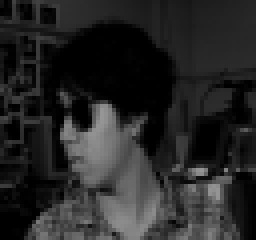
#> input picture faces/an2i/an2i_right_sad_sunglasses_2.png, 64 x 60 px (shown 4 times larger); its folder holds only this picture in this run
$ python brightness_batch.py
#> lines starting #> are read from the running program, lines starting #| are printed output that depends on the picture
import cv2
import os
from glob import glob


root_dir = 'faces'

# Define the brightness change percentage
brightness_percentage = 50


brightness_factor = 1 + (brightness_percentage / 100.0)


for filepath in glob(os.path.join(root_dir, '**', '*.png'), recursive=True):

    image = cv2.imread(filepath)
#> image is the input picture: shape (60, 64, 3); min 0, max 150, mean 38.4
    if image is None:
        print(f"Could not read {filepath}. Skipping...")
        continue


    brightened_image = cv2.convertScaleAbs(image, alpha=brightness_factor, beta=0)
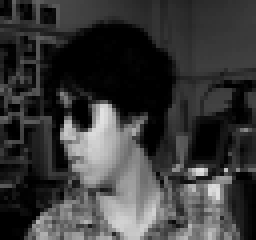
#> brightened_image: shape (60, 64, 3) (shown 4 times larger); min 0, max 225, mean 57.7


    original_folder = os.path.basename(os.path.dirname(filepath))
    output_dir = os.path.join(os.path.dirname(filepath), f'{original_folder}_{brightness_percentage}_percent')
    os.makedirs(output_dir, exist_ok=True)


    original_filename = os.path.splitext(os.path.basename(filepath))[0]
    new_filename = f"{original_filename}_{brightness_percentage}_percent.png"
    save_path = os.path.join(output_dir, new_filename)

    # Save the brightened image
    cv2.imwrite(save_path, brightened_image)
    print(f"Processed and saved: {save_path}")
#> pass 2 of the loop `for filepath in glob(os.path.join(root_dir, '**', '*.png'), recursive=..`:
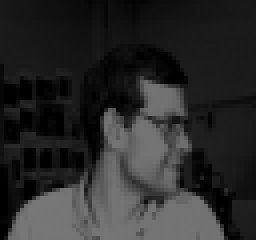
#> input picture faces/at33/at33_left_angry_open_2.png, 64 x 60 px (shown 4 times larger)
#> image is the input picture: shape (60, 64, 3); min 0, max 120, mean 42.2
#> `brightened_image = cv2.convertScaleAbs(image, alpha=brightness_factor,..`:
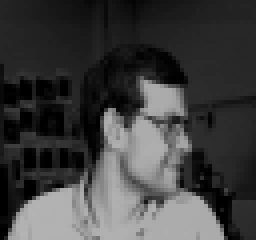
#> brightened_image: shape (60, 64, 3) (shown 4 times larger); min 0, max 180, mean 63.3
#> pass 3 of the loop `for filepath in glob(os.path.join(root_dir, '**', '*.png'), recursive=..`:
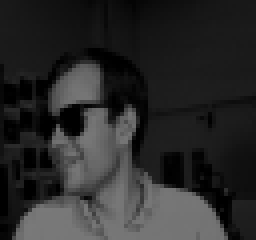
#> input picture faces/at33/at33_right_happy_sunglasses_2.png, 64 x 60 px (shown 4 times larger)
#> image is the input picture: shape (60, 64, 3); min 0, max 121, mean 42.2
#> `brightened_image = cv2.convertScaleAbs(image, alpha=brightness_factor,..`:
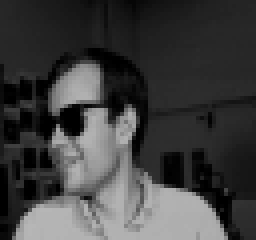
#> brightened_image: shape (60, 64, 3) (shown 4 times larger); min 0, max 182, mean 63.3
#> the loop made 4 passes; the first 3 are shown
